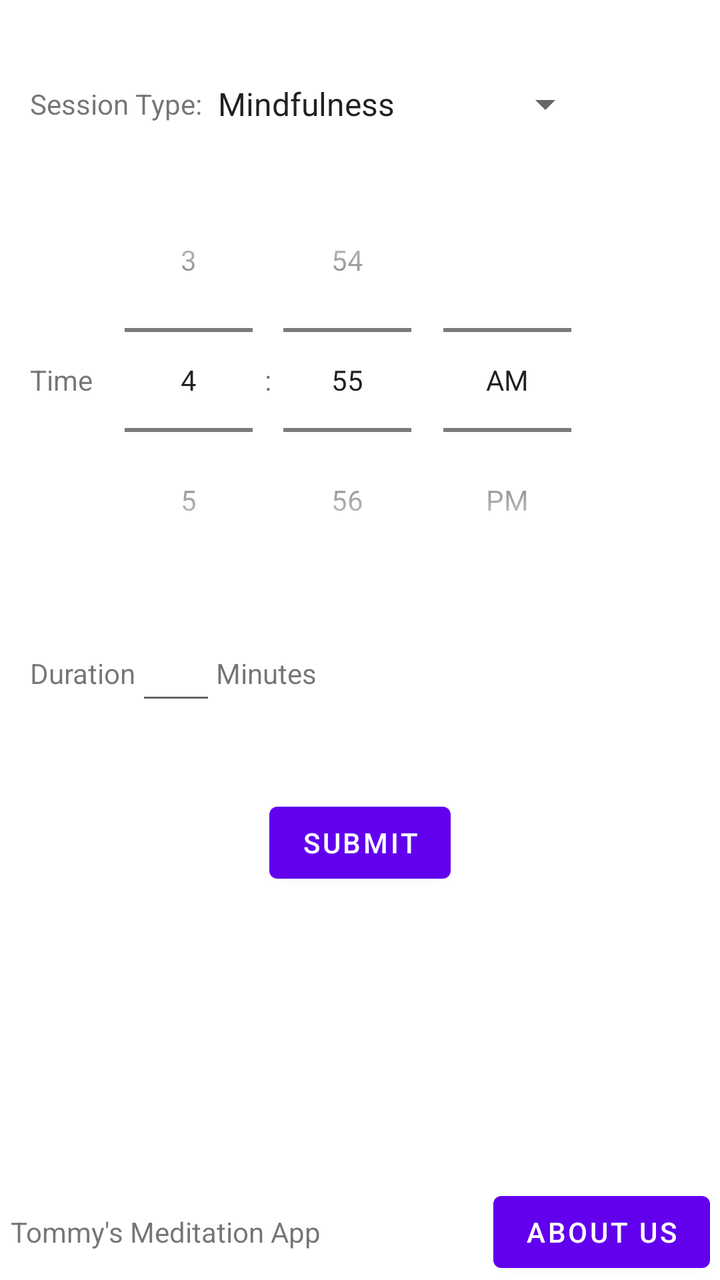
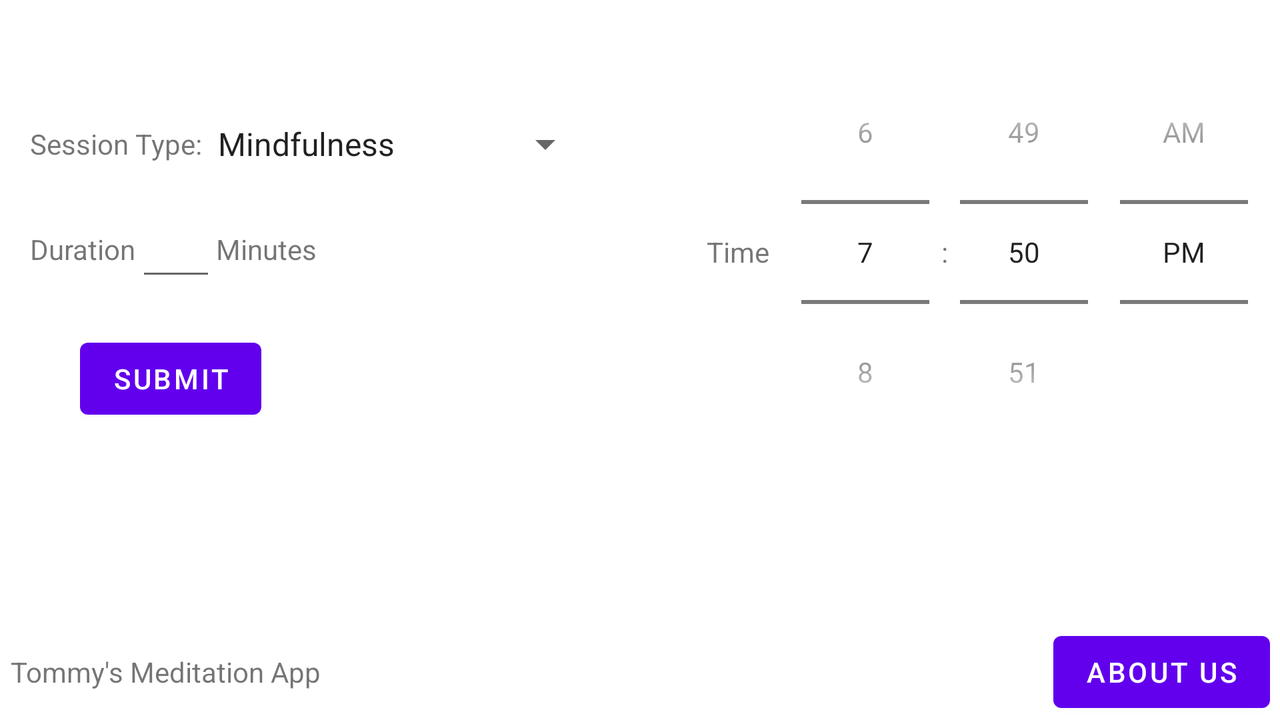

One screen, two layout resources from the same app: the default and the repository's alternative for another configuration. Each is rendered where Android would select it; the XML of both is given below.
<!-- AndroidManifest.xml: application theme AppTheme -->
<!-- res/layout/activity_add_session.xml -->
<?xml version="1.0" encoding="utf-8"?>
<RelativeLayout xmlns:android="http://schemas.android.com/apk/res/android"
    xmlns:app="http://schemas.android.com/apk/res-auto"
    xmlns:tools="http://schemas.android.com/tools"
    android:layout_width="match_parent"
    android:layout_height="match_parent"
    tools:context=".AddSessionActivity"
    android:id="@+id/rlAddSession">

    <LinearLayout
        android:id="@+id/llSessionType"
        android:layout_width="match_parent"
        android:layout_height="wrap_content"
        android:orientation="horizontal"
        android:layout_marginTop="40dp"
        android:layout_marginStart="15dp"
        android:gravity="center_vertical">

        <TextView
            android:id="@+id/tvSessionType"
            android:layout_width="wrap_content"
            android:layout_height="wrap_content"
            android:text="Session Type:"/>

        <Spinner
            android:id="@+id/spnSessionTypes"
            android:layout_width="wrap_content"
            android:layout_height="wrap_content"
            android:entries="@array/session_types"/>

    </LinearLayout>

    <LinearLayout
        android:id="@+id/llTime"
        android:layout_width="match_parent"
        android:layout_height="wrap_content"
        android:layout_below="@+id/llSessionType"
        android:orientation="horizontal"
        android:layout_marginTop="20dp"
        android:layout_marginStart="15dp"
        android:gravity="center_vertical">
        <TextView
            android:layout_width="wrap_content"
            android:layout_height="wrap_content"
            android:text="Time"
            android:layout_below="@id/llSessionType"/>

        <TimePicker
            android:id="@+id/tpTime"
            android:layout_width="wrap_content"
            android:layout_height="wrap_content"
            android:timePickerMode="spinner"
            android:format24Hour="HH:mm"/>


    </LinearLayout>

    <LinearLayout
        android:id="@+id/llDuration"
        android:layout_width="match_parent"
        android:layout_height="wrap_content"
        android:layout_below="@+id/llTime"
        android:orientation="horizontal"
        android:layout_marginTop="20dp"
        android:layout_marginStart="15dp"
        android:gravity="center_vertical">
        <TextView
            android:layout_width="wrap_content"
            android:layout_height="wrap_content"
            android:text="Duration"
            android:layout_below="@id/llSound"/>

        <EditText
            android:id="@+id/edtDuration"
            android:layout_width="40dp"
            android:layout_height="wrap_content"
            android:inputType="number"/>

        <TextView
            android:layout_width="wrap_content"
            android:layout_height="wrap_content"
            android:text="Minutes"/>

        <TextView
            android:layout_width="wrap_content"
            android:layout_height="wrap_content"
            android:textColor="@color/red"
            android:id="@+id/tvError"
            android:text="Please ensure your\ninputs are valid"
            android:visibility="gone"
            android:layout_marginLeft="50dp"/>


    </LinearLayout>

    <Button
        android:layout_width="wrap_content"
        android:layout_height="wrap_content"
        android:text="Submit"
        android:id="@+id/btnSubmit"
        android:layout_below="@id/llDuration"
        android:layout_centerHorizontal="true"
        android:layout_marginTop="40dp"/>

    <include layout="@layout/footer"/>

</RelativeLayout>
<!-- res/layout/footer.xml (included above) -->
<?xml version="1.0" encoding="utf-8"?>
<RelativeLayout xmlns:android="http://schemas.android.com/apk/res/android"
    android:layout_width="match_parent"
    android:layout_height="wrap_content"
    android:layout_alignParentBottom="true">

    <TextView
        android:id="@+id/tvFooter"
        android:layout_width="wrap_content"
        android:layout_height="wrap_content"
        android:text="Tommy's Meditation App"
        android:gravity="right"
        android:layout_centerVertical="true"
        android:layout_marginStart="5dp"/>
    <Button
        android:layout_width="wrap_content"
        android:layout_height="wrap_content"
        android:id="@+id/btnAbout"
        android:text="About us"
        android:layout_alignParentEnd="true"
        android:layout_marginEnd="5dp"
        android:onClick="onAboutButtonClick"
        />

</RelativeLayout>
<!-- resources referenced by this layout -->
<resources>
  <string-array name="session_types">
          <item value="mindfulness">Mindfulness</item>
          <item value="breathing">Breathing Exercise</item>
      </string-array>
  <color name="red">#FF0000</color>
  <style name="AppTheme" parent="Theme.MaterialComponents.Light">
          
      </style>
</resources>
<!-- res/layout-land/activity_add_session.xml (the repository's variant of the layout above) -->
<!-- drawn on the phone turned sideways -->
<?xml version="1.0" encoding="utf-8"?>
<RelativeLayout xmlns:android="http://schemas.android.com/apk/res/android"
    xmlns:app="http://schemas.android.com/apk/res-auto"
    xmlns:tools="http://schemas.android.com/tools"
    android:layout_width="match_parent"
    android:layout_height="match_parent"
    tools:context=".AddSessionActivity"
    android:id="@+id/rlAddSession">

    <RelativeLayout
        android:layout_width="wrap_content"
        android:layout_height="wrap_content"
        android:layout_alignParentStart="true"
        android:layout_marginEnd="20dp"
        android:layout_marginTop="20dp"
        android:id="@+id/rlInputs">

        <LinearLayout
            android:id="@+id/llSessionType"
            android:layout_width="wrap_content"
            android:layout_height="wrap_content"
            android:orientation="horizontal"
            android:layout_marginTop="40dp"
            android:layout_marginStart="15dp"
            android:gravity="center_vertical">

            <TextView
                android:id="@+id/tvSessionType"
                android:layout_width="wrap_content"
                android:layout_height="wrap_content"
                android:text="Session Type:"/>

            <Spinner
                android:id="@+id/spnSessionTypes"
                android:layout_width="wrap_content"
                android:layout_height="wrap_content"
                android:entries="@array/session_types"/>

        </LinearLayout>

        <LinearLayout
            android:id="@+id/llDuration"
            android:layout_width="wrap_content"
            android:layout_height="wrap_content"
            android:layout_below="@+id/llSessionType"
            android:orientation="horizontal"
            android:layout_marginTop="20dp"
            android:layout_marginStart="15dp"
            android:gravity="center_vertical">
            <TextView
                android:layout_width="wrap_content"
                android:layout_height="wrap_content"
                android:text="Duration"
                android:layout_below="@id/llSound"/>

            <EditText
                android:id="@+id/edtDuration"
                android:layout_width="40dp"
                android:layout_height="wrap_content"
                android:inputType="number"/>

            <TextView
                android:layout_width="wrap_content"
                android:layout_height="wrap_content"
                android:text="Minutes"/>


        </LinearLayout>

    </RelativeLayout>


    <RelativeLayout
        android:layout_width="wrap_content"
        android:layout_height="wrap_content"
        android:layout_alignParentEnd="true">

        <LinearLayout
            android:id="@+id/llTime"
            android:layout_width="wrap_content"
            android:layout_height="wrap_content"
            android:orientation="horizontal"
            android:layout_marginTop="20dp"
            android:layout_marginStart="15dp"
            android:gravity="center_vertical">
            <TextView
                android:layout_width="wrap_content"
                android:layout_height="wrap_content"
                android:text="Time"
                android:layout_below="@id/llSessionType"/>

            <TimePicker
                android:id="@+id/tpTime"
                android:layout_width="wrap_content"
                android:layout_height="wrap_content"
                android:timePickerMode="spinner"
                android:format24Hour="HH:mm"/>


        </LinearLayout>

    </RelativeLayout>

    <RelativeLayout
        android:layout_width="match_parent"
        android:layout_height="wrap_content"
        android:layout_below="@id/rlInputs"
        android:layout_marginStart="40dp"
        android:layout_marginTop="20dp">

        <Button
            android:id="@+id/btnSubmit"
            android:layout_width="wrap_content"
            android:layout_height="wrap_content"
            android:text="Submit" />

        <TextView
            android:layout_width="wrap_content"
            android:layout_height="wrap_content"
            android:textColor="@color/red"
            android:id="@+id/tvError"
            android:text="Please ensure your\ninputs are valid"
            android:layout_toEndOf="@id/btnSubmit"
            android:layout_marginStart="40dp"
            android:visibility="gone"/>

    </RelativeLayout>


    <include layout="@layout/footer"/>

</RelativeLayout>
